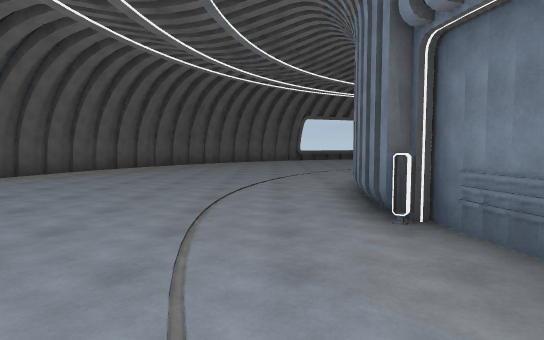
[1] (above)

21 first-person views from a walk through a scene from a Unity 3-D project. The camera is 1.5 m above the floor, tilts 4° down and sees 75° across. The floor is counted in squares, 2 m on a side. Each view is taken from the middle of a square. On the plan, view 1 faces up. The plan holds only what a view shows up to about 11 squares ahead; the rest is blank. The player is left out. Some animated figures are not drawn.

[2]
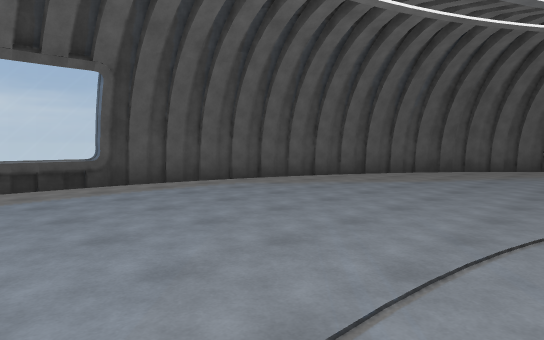

[3]
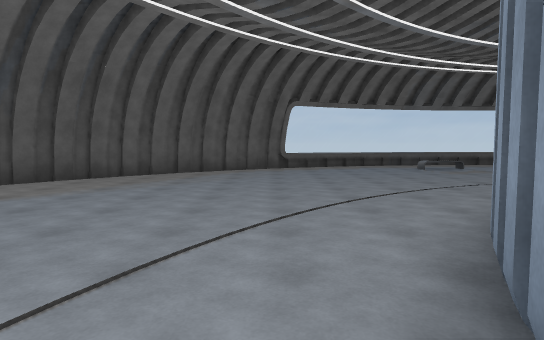

[4]
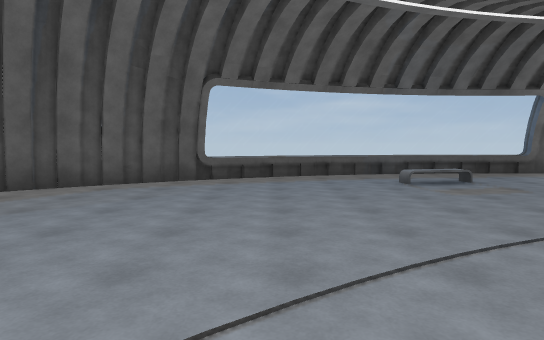

[5]
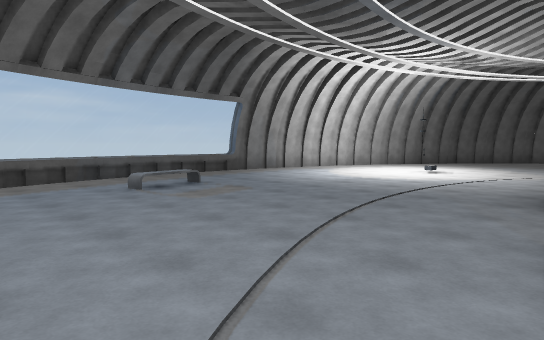

[6]
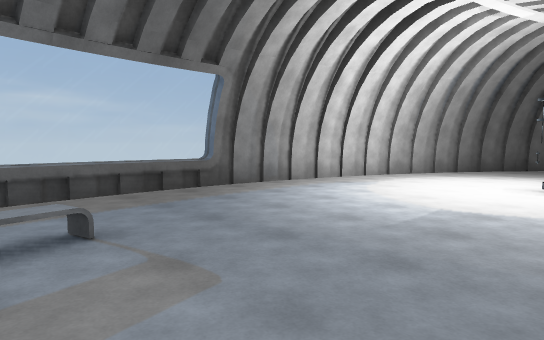

[7]
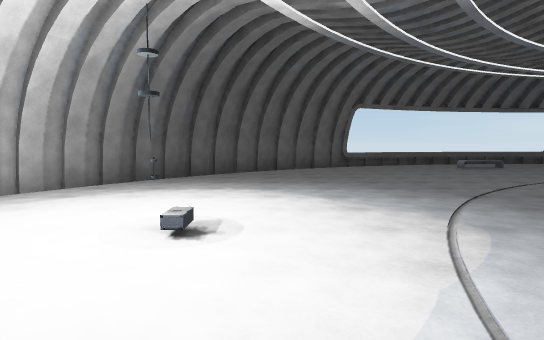

[8]
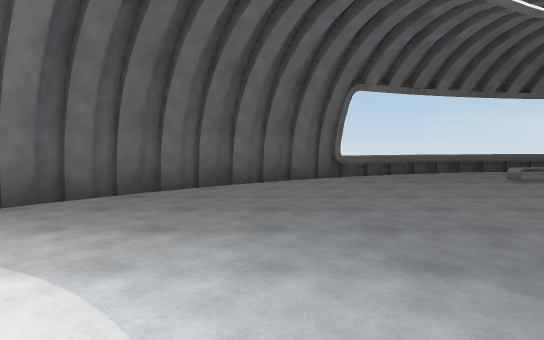

[9]
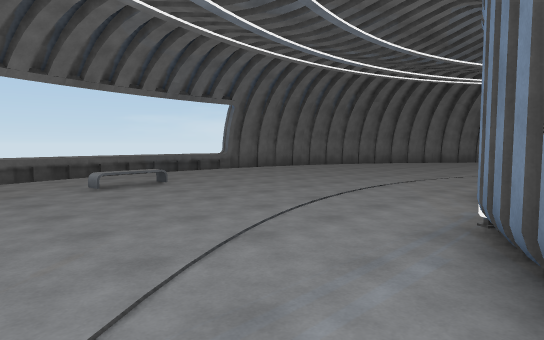

[10]
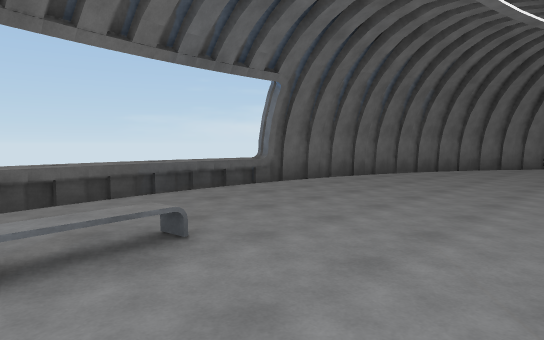

[11]
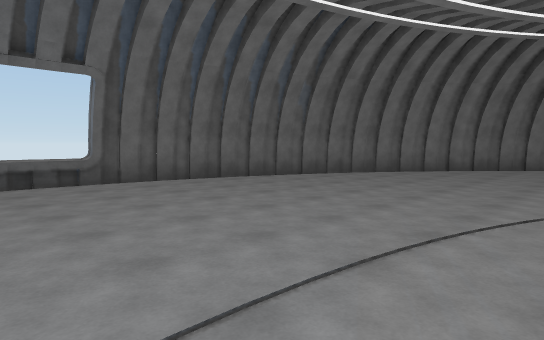

[12]
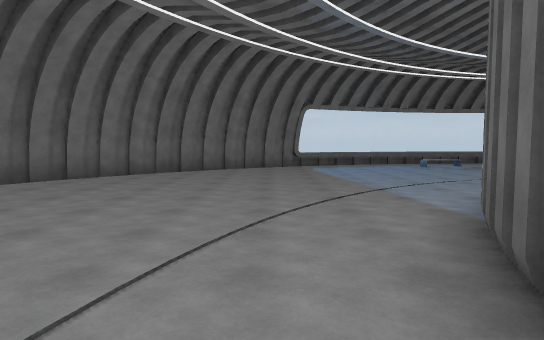

[13]
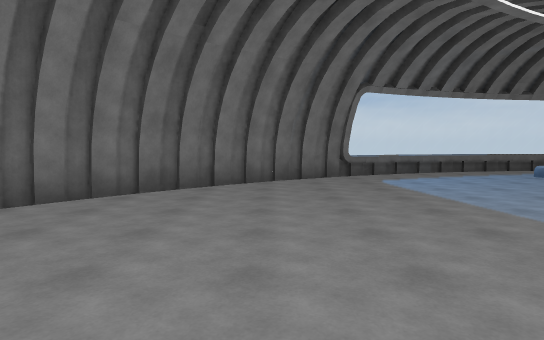

[14]
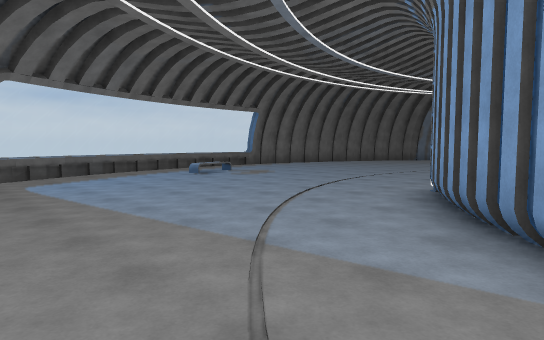

[15]
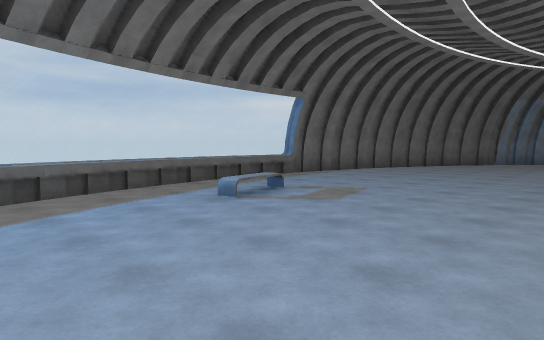

[16]
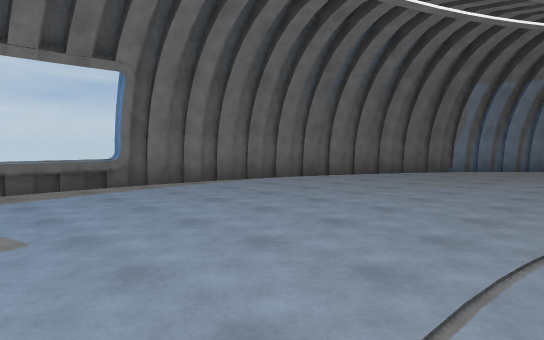

[17]
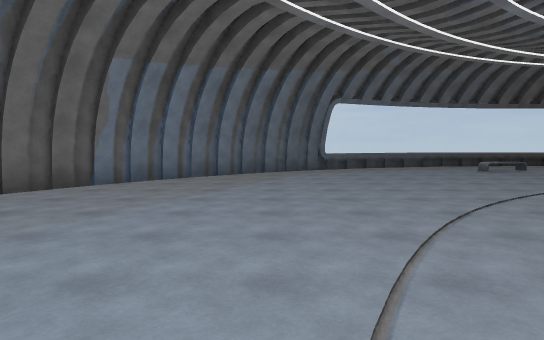

[18]
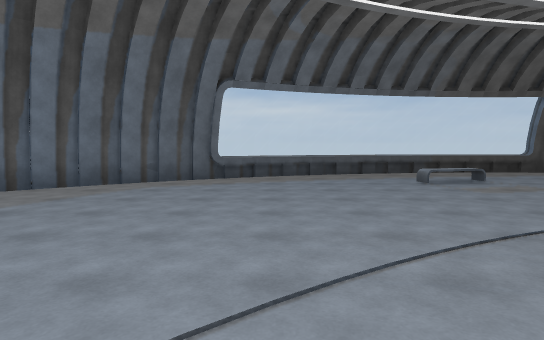

[19]
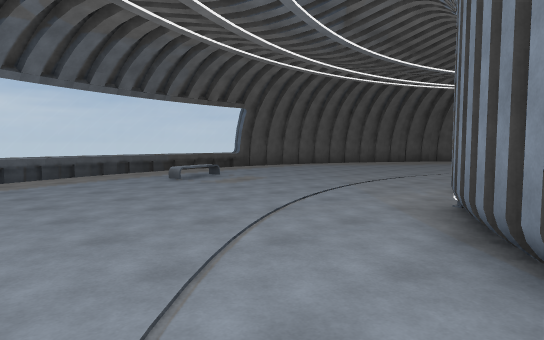

[20]
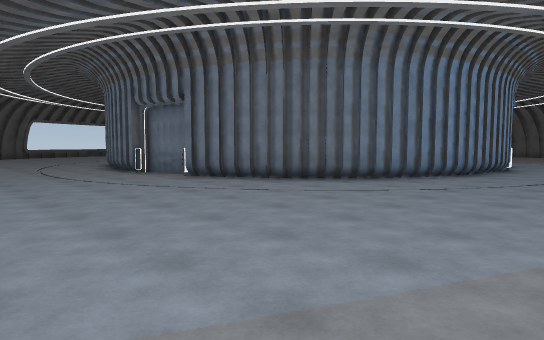

[21]
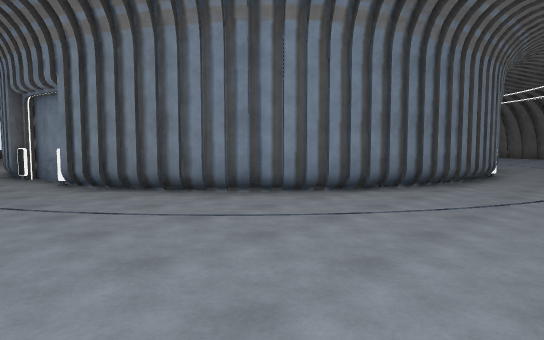

### Floor plan
Key: @ floor where view 1 was taken; # wall or solid block; . main floor; - floor 0.5 m lower than the main floor; / step, stairs or slope; = window, fence, low wall or low ledge; ^ raised ledge; L lamp; O other object.
Columns run from 8 left of view 1 to 25 right of it. Each row starts with its distance up from view 1.
 20            #=======#####
 19          #==/........//###
 18        ###............../##
 17       ##......//........../##
 16      ##..................../##
 15     #-...............O....../#
 14    ##........................##
 13    #..........................##
 12   ##...........................#
 11  ##...........O#L#   ..........^#
 10  #/.........##         .........^
  9  #/........##          .........^
  8  #.........#           #......../#
  7 ##........##           #......///^
  6 #/........#            #O........^
  5 =/........#             .........^
  4 =/........#              ........^
  3 =/.......L#              ........^
  2 #/../.....O            ##........#
  1 #=../.....##           #......../#
  0  =......@..#          ##......../#
 -1  =.........##        ##.........-#
 -2  #=.........###     ##........./#
 -3  #=...........#### O#........../#
 -4   #/.............O............/##
 -5   ##/.........................##
 -6    ##......................../#
 -7     ##....................../##
 -8      ##/.................../##
 -9       ##/................./##
-10        ##//............./##
-11          ##-/.........===#
-12            #####======##

Where each view was taken, in squares from view 1:
view 1: 0 up, 0 right, facing up
view 2: 3 up, 0 right, facing up-left
view 3: 6 up, 1 right, facing up
view 4: 10 up, 3 right, facing up
view 5: 11 up, 3 right, facing up-right
view 6: 14 up, 6 right, facing up-right
view 7: 14 up, 10 right, facing right
view 8: 13 up, 14 right, facing right
view 9: 10 up, 15 right, facing down-right
view 10: 8 up, 19 right, facing down-right
view 11: 5 up, 17 right, facing down-right
view 12: 3 up, 17 right, facing down
view 13: 1 down, 18 right, facing down
view 14: 1 down, 17 right, facing down-left
view 15: 5 down, 15 right, facing down-left
view 16: 5 down, 10 right, facing down-left
view 17: 5 down, 6 right, facing left
view 18: 2 down, 3 right, facing left
view 19: 3 down, 3 right, facing up-left
view 20: 6 down, 3 left, facing up-right
view 21: 13 up, 1 left, facing down-right
